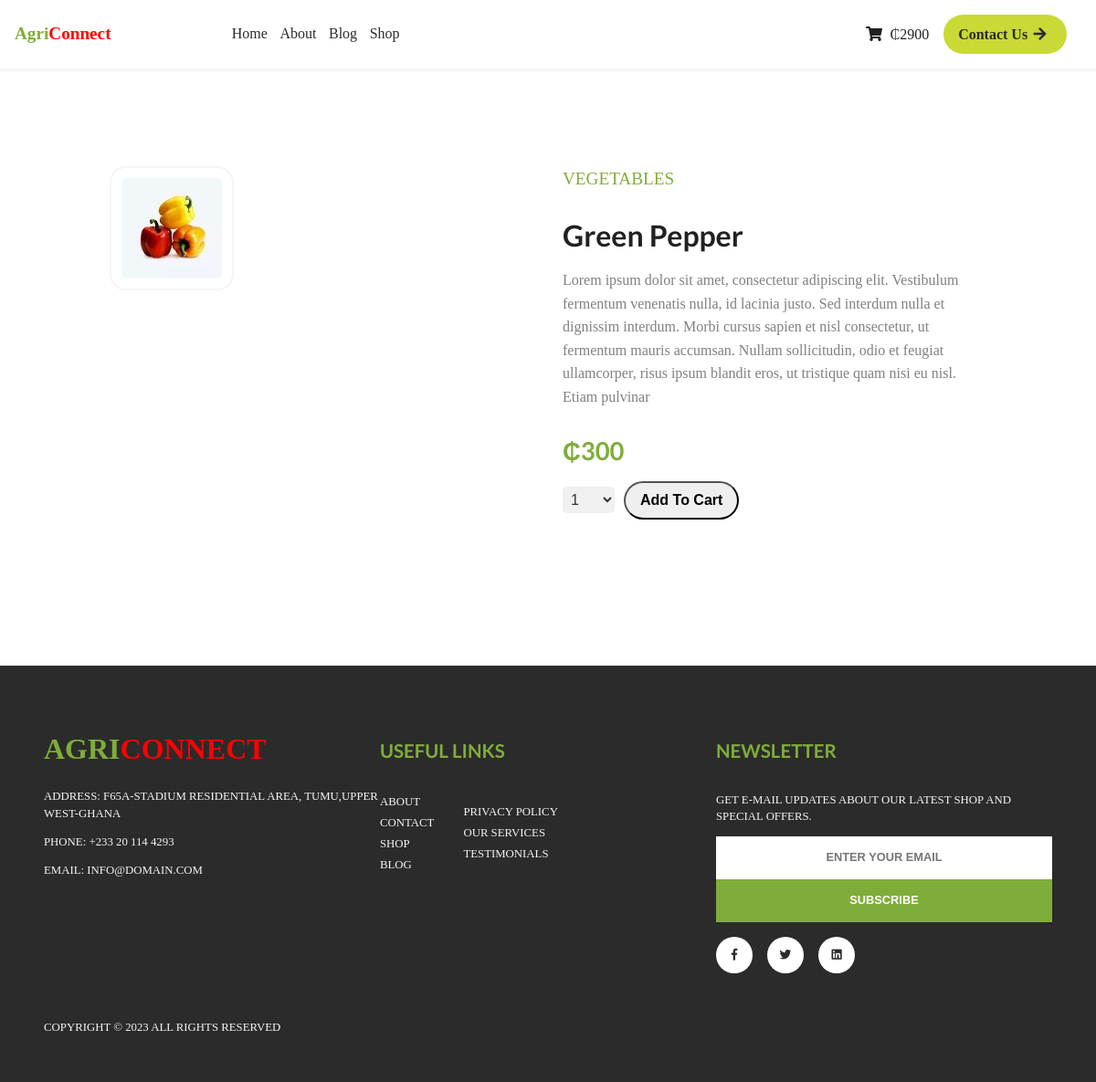
The app's page /product-details.php?product_id=1 (signed in) with its own data.
### tables this page shows
CREATE TABLE `products` (
  `id` int(11) NOT NULL,
  `product_name` text NOT NULL,
  `product_description` text NOT NULL,
  `product_category` text NOT NULL,
  `unit_price` text NOT NULL,
  `product_image` text NOT NULL
);

### product-details.php (the view, shortened to what this page needs)
<?php
	include('includes/conn.php');
	if(isset($_SESSION['user_id'])){
		$user_id = $_SESSION['user_id'];
							$cart_sql = "SELECT * FROM `cart` WHERE `user_id` = '$user_id'";
							$cart_query = mysqli_query($conn, $cart_sql);
							$cart_total = 0;
		while($cart_data = mysqli_fetch_assoc($cart_query)){
			$cart_total += $cart_data['amount'];
		}
	}
	if(isset($_GET['product_id'])){
		$product_id = $_GET['product_id'];
		$product_sql = "SELECT * FROM `products` WHERE `id` = '$product_id'";
		$product_query = mysqli_query($conn, $product_sql);
		$product_data = mysqli_fetch_assoc($product_query);
	}else{
		header('location: index.php');
	}
?>
<!DOCTYPE html>
<html lang="en">
<head>
    <link rel="stylesheet" href="https://cdnjs.cloudflare.com/ajax/libs/semantic-ui/2.4.1/semantic.min.css">
	<link rel="stylesheet" href="css/product-details.css">
	<link rel="stylesheet" href="css/main.css">
</head>
<body>
		<div class="wrapper">
			<div class="callout">
				<div class="hamburger">
					<div class="brand"> <span style="color: var(--primary);">Agri</span><span style="color: red;">Connect</span> </div>
				</div>
				<nav class="links">
					<a href="index.php" target="_blank"> Home </a>
					<a href="about-us.php"> About </a>
					<a href="under-construction.html"> Blog </a>
					<a href="under-construction.html"> Shop </a>
				</nav>
				<div class='cart-details flex'>
				<?php
					if(isset($user_id)){
							echo "<span id='cart'><i class='shopping cart icon'></i> &#8373;".$cart_total."</span>";
					}else{
						echo "<a href='login.php'>Login</a>";
					}
					?>
					<a href=''" class='contact-btn btn'> Contact Us <i class='arrow right icon'></i></a>
				</div>
			</div>
			<main>
				<?php
						echo "<section>
							<img src='uploads/products/".$product_data['product_image']."' class='product-image'/>
						</section>
							<section>
								<p class='category'> ".$product_data['product_category']." </p>
								<h1 class='title'> ".$product_data['product_name']." </h1>
								<p class='description'> ".$product_data['product_description']." </p>
							<h2 class='price'> <span class='currency-symbol'>&#8373;</span>".$product_data['unit_price']." </h2>
							<div class='flex'>
						<div class='quantity-dropdown'>
						  <select id='quantity' name='quantity'>
							";
							for($i=1; $i<=100; $i++){
								echo "<option>".$i."</option>";
							}
							echo "
						  </select>
						</div>
						<button class='btn add-to-cart-btn' value='".$product_id."'> Add To Cart</button>
					</div>
					</section>
				";
					?>
			</main>
			<footer>
						<div class="footer-links">
							<div class="address">
								<div class="brand"> <span style="color: var(--primary);">Agri</span><span style="color: red;">Connect</span> </div>
								<p>
									Address: F65A-Stadium Residential Area, Tumu,Upper West-Ghana
								</p>
								<p> Phone: +233 20 114 4293</p>
								<p> Email: info@domain.com </p>
							</div>
							<div class="useful-links">
								<header><h3> Useful Links </h3></header>
								<div style="display: flex;align-items: center;">
									<ul>
										<li><a href="about-us.php"> About </a></li>
										<li><a href="under-construction.html"> Contact </a></li>
										<li><a href="under-construction.html"> Shop </a></li>
										<li><a href="under-construction.html"> Blog </a></li>
									</ul>
									<ul style="margin-left: 2rem;">
										<li><a href="under-construction.html"> Privacy Policy </a></li>
										<li><a href="under-construction.html"> Our Services </a></li>
										<li><a href="under-construction.html"> Testimonials </a></li>
									</ul>
								</div>
							</div>
							<div class="newsletter">
								<header><h3> Newsletter </h3></header>
								<p> Get E-mail updates about our latest shop and special offers. </p>
								<div class="newsletter-form">
									<form>
										<input type="email" placeholder="ENTER YOUR EMAIL" />
										<input type="submit" value="SUBSCRIBE" />
									</form>
								</div>
								<p class="social-media-handles flex">
									<span> <a href="#"> <i class="facebook f icon"></i> </a></span>
									<span><a href="#"> <i class="twitter icon"></i> </a></span>
									<span><a href="#"> <i class="linkedin icon"></i> </a></span>
								</p>
							</div>
						</div>
						<div class="copyright-info">
							Copyright ©  <?php echo date("Y");?> All rights reserved
						</div>
					</footer>
		</div>
</body>

### css/product-details.css (style rules this page uses)
.hamburger { display: flex; align-items: center; justify-content: flex-start; font-size: 1.2rem; }
.callout { display: grid; align-items: center; grid-template-columns: 1fr 3fr auto; padding: 1rem; border-bottom: 3px solid var(--shade); background-color: white; }
.callout .links a, .callout .links a:active, .callout .links a:visited { text-decoration: none; color: #2b2b2b; margin: 0 0.3rem; transition: 0.3s ease-out; }
.cart-details { justify-content: flex-end; }
.brand { font-weight: bold; }
.btn { border-radius: 2rem; padding: 0.6rem 1rem; transition: 0.3s ease-out; font-weight: bold; }
.contact-btn, .contact-btn:active .contact-btn:visited { background-color: #C9D935; margin: 0 1rem; color: #2b2b2b; }
main { display: grid; grid-template-columns: repeat(auto-fit, minmax(200px, 1fr)); grid-gap: 2rem; width: 80%; margin: 13vh auto 2rem auto; }
main section img { max-width: 100%; padding: 0.7rem; border: 2px solid var(--shade); border-radius: 18px; }
.category { text-transform: uppercase; color: var(--primary); font-size: 1.2rem; }
.description { line-height: 1.6; color: gray; }
.price { color:var(--primary); }
.quantity-dropdown { display: inline-block; margin-right: 10px; }
.quantity-dropdown select { padding: 5px; border: none; background-color: #f0f0f0; color: #333; font-size: 16px; cursor: pointer; border-radius: 5px; overflow: hidden; position: relative; }
.quantity-dropdown select option { padding: 0.6rem 1rem; background-color: white; border: none; font-size: 16px; cursor: pointer; border-radius: 5px; }
.quantity-dropdown select option:checked { background-color: #007bff; color: #fff; }
footer { width: 100%; padding: 3rem; background-color:#2b2b2b; color: var(--shade); margin-top: 20vh; text-transform: uppercase; }
footer .footer-links { display: grid; grid-template-columns: repeat(auto-fit, minmax(200px, 1fr)); }
footer .footer-links { margin: 0 auto; }
footer .address, footer .useful-links, footer .newsletter { margin: 2rem 0; }
footer ul li { list-style: none; }
footer input[type="email"], footer input[type="submit"] { padding: 1rem; font-weight: bold; border: 0; outline: 0; width: 100%; text-align: center; }
footer input[type="submit"] { color: white; background-color: var(--primary); }
footer .newsletter .social-media-handles a, footer .newsletter .social-media-handles a:active, footer .newsletter .social-media-handles a:visited, footer .useful-links a, footer .useful-links a:visited, footer .useful-links a:active { color:#2b2b2b; text-decoration: none; }
footer .useful-links a, footer .useful-links a:visited, footer .useful-links a:active { color: var(--shade); }
footer .newsletter .social-media-handles span { display: flex; align-items: center; justify-content: center; background-color: white; width: 40px; height: 40px; border-radius: 50%; padding: 0.4rem; margin: 1rem 1rem 1rem 0; transition: 0.3s ease-out; }
footer .newsletter .social-media-handles span i { position: relative; left: 2px; }
footer .brand { font-size: 2rem; margin-bottom: 2rem; }
footer header { color: var(--primary); margin-bottom: 2rem; }

### css/main.css (style rules this page uses)
body, html { font-family: tahoma; font-size: 16px; }
:root { --primary: #7FAD39; --second: #DC7E40; --shade: #F5F5F5; }
* { padding: 0; margin: 0; box-sizing: border-box; }
.flex { display: flex; align-items: center; }
footer { font-size: 0.8rem; }

### records on screen
products: product_image (picture), product_category "VEGETABLES", product_name "Green Pepper", product_description "Lorem ipsum dolor sit amet, consectetur adipiscing elit. Vestibulum fermentum venenatis nulla, id lacinia justo. Sed interdum nulla et dignissim interdum. Morbi cursus sapien et nisl consectetur, ut fermentum mauris accumsan. Nullam sollicitudin, odio et feugiat ullamcorper, risus ipsum blandit eros, ut tristique quam nisi eu nisl. Etiam pulvinar", unit_price "300"

### other values on screen
$cart_total "2900"
form field quantity "1"
